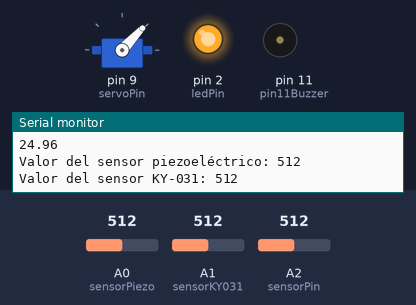
Simulated run of this sketch. Board: Arduino Uno, built with avr-gcc and run on an emulated ATmega328P. Parts: servo, output pins drawn as LEDs (lit = HIGH), buzzer (waves = sounding, pin HIGH), the last lines printed to the serial monitor. The test bench sets the inputs (shaded band); at power-on: A0 (sensorPiezo) = 512, A1 (sensorKY031) = 512, A2 (sensorPin) = 512.

Above: at 8.5 s.
8.6 s: A0 (sensorPiezo) set to 55
At 15.3 s:
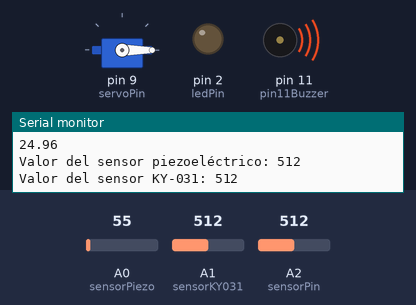
16.3 s: A0 (sensorPiezo) set to 45
At 16.57 s:
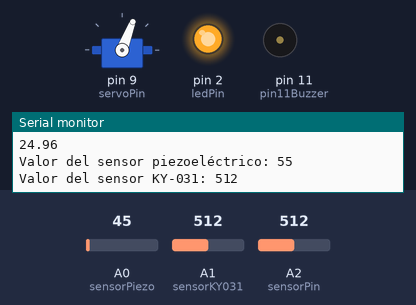
At 18.2 s:
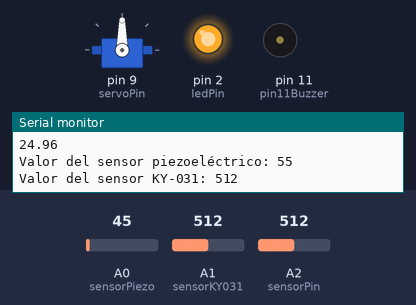
24.0 s: A1 (sensorKY031) set to 1012
31.7 s: A1 (sensorKY031) set to 1020
At 33.0 s:
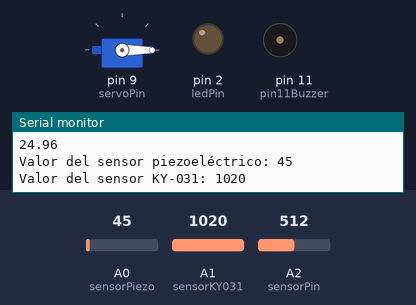
45.7 s: A2 (sensorPin) set to 669
59.7 s: A2 (sensorPin) set to 689
Timing chart, 0 to 62.7 s (numbered marks = the images above; inputs shaded):
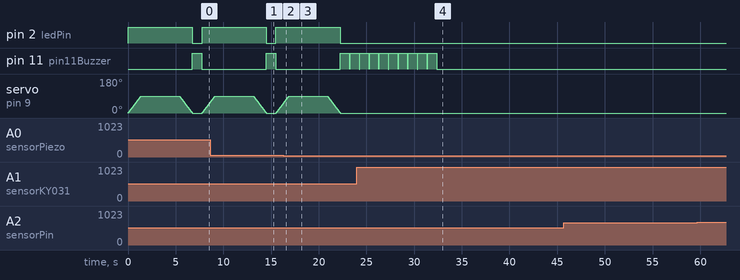

Measured:
- the behaviour switches between 51 and 50 on A0 (sensorPiezo) (found by bisection; images 1 and 2)
- the behaviour switches between 1019 and 1020 on A1 (sensorKY031) (found by bisection; images 3 and 4)
- after the input at 16.3 s, pin 2 (ledPin): goes on until 22.3 s, then stays LOW; servo on pin 9 (servoPin): goes on until 22.3 s, then stays 0°
- after the input at 31.7 s, pin 11 (pin11Buzzer): goes on until 32.4 s, then stays LOW

The sketch:

finalproject.ino
```cpp
/*int pin11Buzzer = 11;
int sensorPin2 = A1; // Cambia el pin del sensor a un pin analógico (por ejemplo, A0)
int lecturaPin2 = 0;

int threshold = 500; // Establece un umbral de sensibilidad

void setup() {
  Serial.begin(9600);
  pinMode(pin11Buzzer, OUTPUT);
  pinMode(sensorPin2, INPUT);
}

void loop() {
  lecturaPin2 = analogRead(sensorPin2); // Lee el valor analógico del sensor
  Serial.println(lecturaPin2);

  if (lecturaPin2 < 1010) { // Compara el valor leído con el umbral
    digitalWrite(pin11Buzzer, HIGH);
    delay(1000);
    digitalWrite(pin11Buzzer, LOW);
  }
}
*/


#include <Servo.h>

const int sensorPiezo = A0; // Pin analógico donde está conectado el sensor piezoeléctrico
const int sensorKY031 = A1; // Pin analógico donde está conectado el sensor KY-031
const int sensorPin = A2; // Pin analógico donde está conectado el sensor KY-028
const int ledPin = 2; // Pin del LED incorporado en la placa Arduino
const int servoPin = 9; // Pin del servo motor
const int pin11Buzzer = 11;
Servo myServo;
int pos = 0;          // Variable para almacenar la posición actual del servo
int increment = 1;    // Valor de incremento para mover el servo lentamente


int thresholdPiezo = 50; // Umbral de sensibilidad para el sensor piezoeléctrico
int thresholdKY031 = 500; // Umbral de sensibilidad para el sensor KY-031

// Parámetros de calibración del sensor NTC
const float A = 0.001129148;
const float B = 0.000234125;
const float C = 0.0000000876741;

void setup() {
  myServo.attach(servoPin); // Inicializa el servo motor
  pinMode(ledPin, OUTPUT);
  pinMode(sensorPiezo, INPUT);
  pinMode(sensorKY031, INPUT);
  pinMode(pin11Buzzer, OUTPUT);

  Serial.begin(9600); // Inicia la comunicación serial a 9600 baudios
}

void loop() {
  int sensorValuePiezo = analogRead(sensorPiezo); // Lee el valor del sensor piezoeléctrico
  int sensorValueKY031 = analogRead(sensorKY031); // Lee el valor del sensor KY-031

  Serial.println("Valor del sensor piezoeléctrico: " + String(sensorValuePiezo));
  Serial.println("Valor del sensor KY-031: " + String(sensorValueKY031));

  if (sensorValuePiezo > thresholdPiezo) {
    digitalWrite(ledPin, HIGH); // Enciende el LED si se detecta una vibración con el sensor piezoeléctrico
    for (pos = 0; pos <= 90; pos += increment) {
      myServo.write(pos);
      delay(15); // Pequeña pausa para controlar la velocidad (ajusta según sea necesario)
    }
    delay(4000); // Mantén el servo en posición durante 4 segundos
    for (pos = 90; pos >= 0; pos -= increment) {
      myServo.write(pos);
      delay(15); // Pequeña pausa para controlar la velocidad (ajusta según sea necesario)
    }
    digitalWrite(ledPin, LOW); // Apaga el LED
  }

  if (sensorValueKY031 < 1020) {
    // Compara el valor leído con el umbral
    digitalWrite(pin11Buzzer, HIGH);
    delay(1000);
    digitalWrite(pin11Buzzer, LOW);
  }

   int sensorValue = analogRead(sensorPin);

  // Invertimos las lecturas para obtener valores positivos
  sensorValue = 1023 - sensorValue;

  // Convertimos el valor analógico en resistencia
  float resistance = (1023.0 / sensorValue - 1.0) * 10000.0;

  // Calculamos la temperatura utilizando la ecuación de Steinhart-Hart
  float temperaturaKelvin = 1.0 / (A + B * log(resistance) + C * pow(log(resistance), 3));
  float temperaturaCelsius = temperaturaKelvin - 273.15;

  // Si la temperatura es menor que cero, ajustamos a cero para evitar valores negativos
  if (temperaturaCelsius < 0) {
    temperaturaCelsius = 0;
  }

  // Envia la temperatura a través de la comunicación serial
  Serial.print(temperaturaCelsius);
  Serial.println();
}
```
